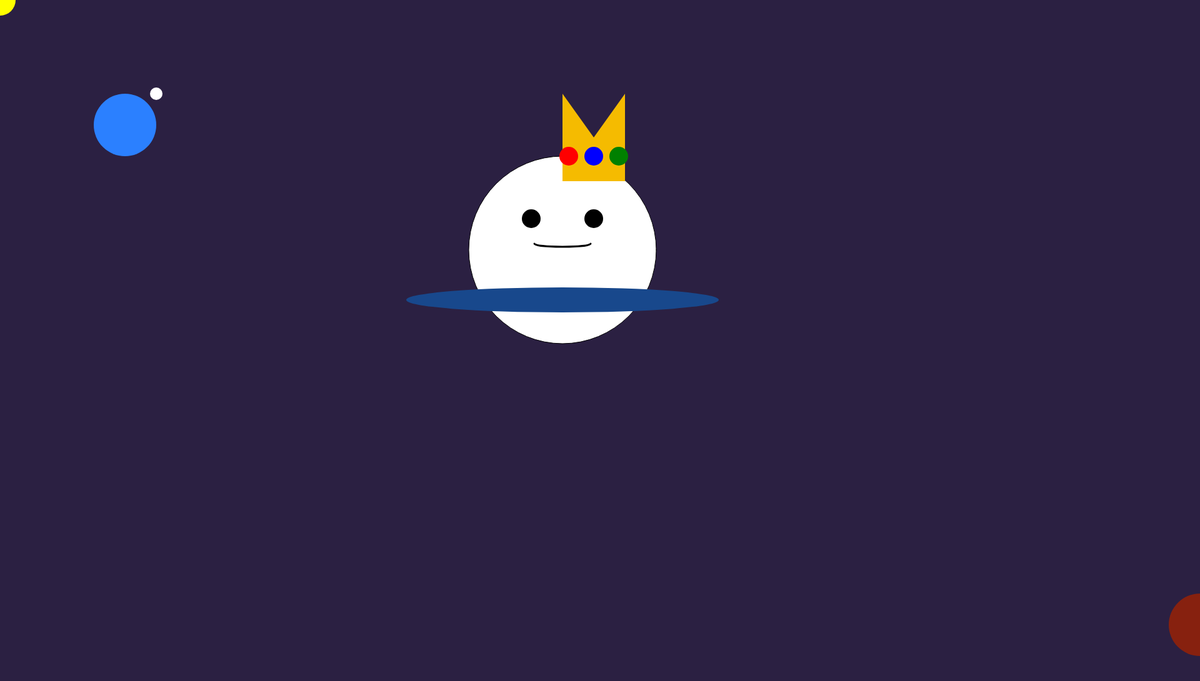
Frame 1 (no input)
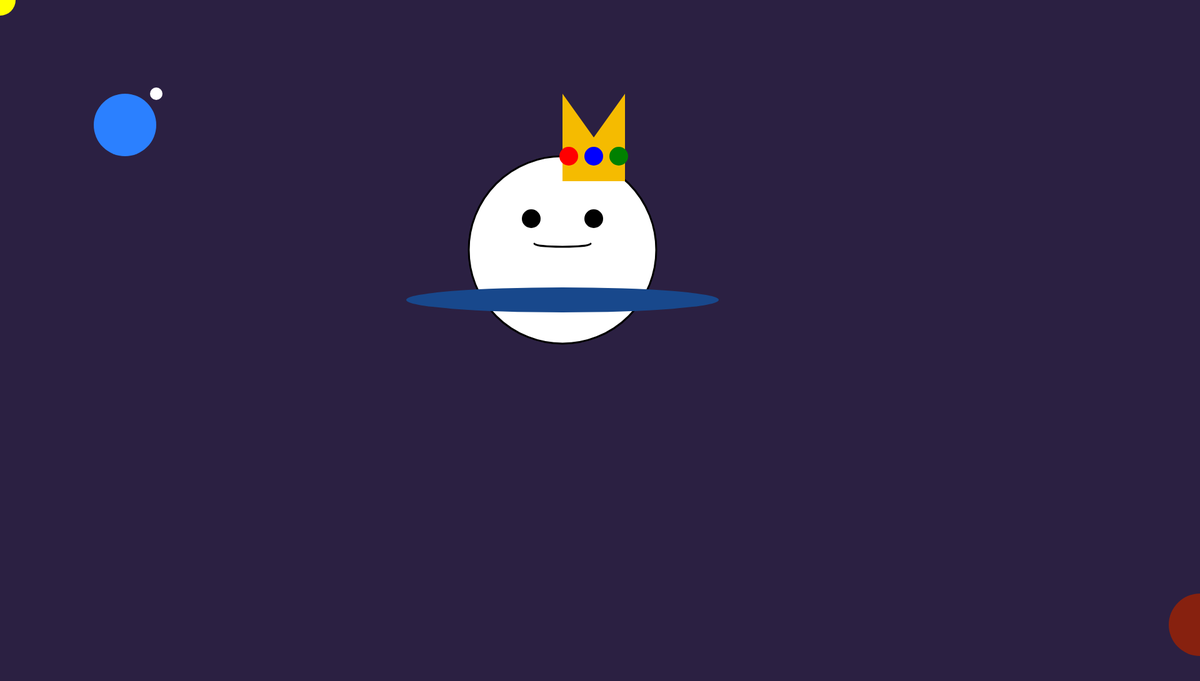
Frame 60 (no input)
Frame 120 (the mouse pressed at the canvas centre since frame 60): identical to frame 60, image omitted

The p5.js sketch that drew these frames (run headless with seeded random() and noise() and a simulated clock; from frame 60 on, the mouse is pressed at the canvas centre):

// p5.js sketch
// ── sketch.js
//Name: Gisselee R
//Title: UFO in Space
//I think space is interesting and 
//hopefully learn more about how 
// I can make the background look more like space.
let x=0;
function keyPressed(){
  if(keyCode === RIGHT_ARROW){
    x+=50;
  }
    if(keyCode === LEFT_ARROW){
    x-=50;
  }

}
function setup() {
  createCanvas(1920, 1090);
}

function draw(){
  background(43, 32, 66);
//UFO base 
fill("white");
circle(900 + x, 400, 300);
fill(43, 128, 255);
// Earth and The Moon
noStroke();
circle(200, 200, 100);
fill("white");
noStroke();
circle(250, 150, 20);
//The Sun
noStroke();
fill("yellow")
circle(0, 0, 50);
//Mars
fill(135, 33, 15)
circle(1920,1000, 100);
//Crown and Queen UFO
fill(245, 187, 0);
triangle(1000 + x, 290, 1000 + x, 150, 900 + x, 290);
triangle(900 + x, 290, 900 + x, 150, 1000 + x, 290);

fill("blue");
circle(950 + x, 250, 30);
fill("red");
circle(910 + x, 250, 30);
fill("green");
circle(990 + x, 250, 30);
fill("black");
circle(850 + x, 350 , 30);
fill("black");
circle(950 + x, 350 , 30);

fill(24, 72, 140);
ellipse(900 + x, 480, 500, 40);

noFill();
stroke(0);
strokeWeight(3);
arc(900 + x, 390, 90, 10, 0, PI);
}
